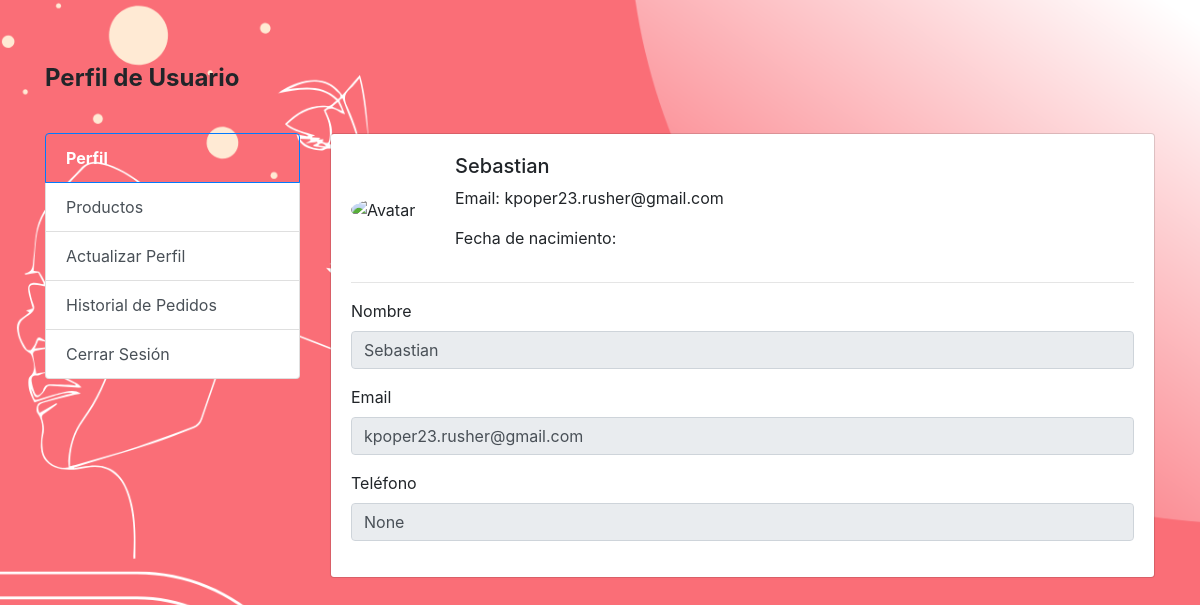
The page /perfil (signed in) on the database its author committed.
### app.py (models this page shows)
class Usuario(db.Model):
    id = db.Column(db.Integer, primary_key=True)
    nombre = db.Column(db.String(80), nullable=False)
    email = db.Column(db.String(120), unique=True, nullable=False)
    contraseña = db.Column(db.String(120), nullable=False)
    is_admin = db.Column(db.Boolean, default=False)
    direccion = db.Column(db.String(250), nullable=True)
    telefono = db.Column(db.String(15), nullable=True)

### app.py (the view)
@app.route('/perfil')
def perfil():
    if 'usuario_id' in session:
        usuario = Usuario.query.get(session['usuario_id'])
        return render_template('perfil.html', usuario=usuario)
    else:
        return redirect(url_for('login'))

### app.py (called while the page is built)
@app.before_request
def crear_admin():
    if not Usuario.query.filter_by(email="admin@example.com").first():
        nombre = "Admin"
        email = "admin@example.com"
        contraseña = generate_password_hash("adminpassword")
        admin = Usuario(nombre=nombre, email=email, contraseña=contraseña, is_admin=True)
        db.session.add(admin)
        db.session.commit()
        print("Cuenta de administrador creada con éxito")

### templates/perfil.html (shortened to what this page needs)
<!DOCTYPE html>
<html lang="es">
<head>
    <link href="https://cdn.jsdelivr.net/npm/bootstrap@4.5.0/dist/css/bootstrap.min.css" rel="stylesheet">
</head>
<body>
    <div class="container mt-5">
        <h4 class="font-weight-bold py-3 mb-4">Perfil de Usuario</h4>
        <div class="row">
            <div class="col-md-3">
                <div class="list-group account-settings-links">
                    <a href="#" class="list-group-item list-group-item-action active">Perfil</a>
                    <a href="/productos" class="list-group-item list-group-item-action">Productos</a>
                    <a href="/actualizar_perfil" class="list-group-item list-group-item-action">Actualizar Perfil</a>
                    <a href="/historial_pedidos" class="list-group-item list-group-item-action">Historial de Pedidos</a>
                    <a href="/logout" class="list-group-item list-group-item-action">Cerrar Sesión</a>
                </div>
            </div>
            <div class="col-md-9">
                <div class="card">
                    <div class="card-body">
                        <div class="media align-items-center">
                            <img src="https://images.vexels.com/media/users/3/135118/isolated/lists/676bf0e9f3c16649cd7f426c6dcd755a-signo-de-usuario-plano-con-fondo-redondo.png"
                                class="d-block ui-w-80 rounded-circle" alt="Avatar">
                            <div class="media-body ml-4">
                                <h5 class="mt-0">{{ usuario.nombre }}</h5>
                                <p>Email: {{ usuario.email }}</p>
                                <p>Fecha de nacimiento: {{ usuario.fecha_nacimiento }}</p>
                            </div>
                        </div>
                        <hr>
                        <div class="form-group">
                            <label class="form-label">Nombre</label>
                            <input type="text" class="form-control" value="{{ usuario.nombre }}" disabled>
                        </div>
                        <div class="form-group">
                            <label class="form-label">Email</label>
                            <input type="email" class="form-control" value="{{ usuario.email }}" disabled>
                        </div>
                        <div class="form-group">
                            <label class="form-label">Teléfono</label>
                            <input type="text" class="form-control" value="{{ usuario.telefono }}" disabled>
                        </div>
                    </div>
                </div>
            </div>
        </div>
    </div>
</body>
</html>

### rows shown on the page
Usuario: nombre "Sebastian", email "kpoper23.rusher@gmail.com", telefono "None"
